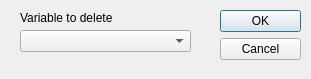
<?xml version="1.0" encoding="UTF-8"?>
<ui version="4.0">
 <class>DeleteVariable</class>
 <widget class="QDialog" name="DeleteVariable">
  <property name="geometry">
   <rect>
    <x>0</x>
    <y>0</y>
    <width>311</width>
    <height>79</height>
   </rect>
  </property>
  <property name="windowTitle">
   <string>Delete Variable</string>
  </property>
  <widget class="QDialogButtonBox" name="buttonBox">
   <property name="geometry">
    <rect>
     <x>220</x>
     <y>10</y>
     <width>81</width>
     <height>301</height>
    </rect>
   </property>
   <property name="orientation">
    <enum>Qt::Vertical</enum>
   </property>
   <property name="standardButtons">
    <set>QDialogButtonBox::Cancel|QDialogButtonBox::Ok</set>
   </property>
  </widget>
  <widget class="QLabel" name="label">
   <property name="geometry">
    <rect>
     <x>20</x>
     <y>10</y>
     <width>151</width>
     <height>16</height>
    </rect>
   </property>
   <property name="text">
    <string>Variable to delete</string>
   </property>
  </widget>
  <widget class="QComboBox" name="comboBoxVariables">
   <property name="geometry">
    <rect>
     <x>20</x>
     <y>30</y>
     <width>171</width>
     <height>22</height>
    </rect>
   </property>
  </widget>
 </widget>
 <resources/>
 <connections>
  <connection>
   <sender>buttonBox</sender>
   <signal>accepted()</signal>
   <receiver>DeleteVariable</receiver>
   <slot>accept()</slot>
   <hints>
    <hint type="sourcelabel">
     <x>248</x>
     <y>254</y>
    </hint>
    <hint type="destinationlabel">
     <x>157</x>
     <y>274</y>
    </hint>
   </hints>
  </connection>
  <connection>
   <sender>buttonBox</sender>
   <signal>rejected()</signal>
   <receiver>DeleteVariable</receiver>
   <slot>reject()</slot>
   <hints>
    <hint type="sourcelabel">
     <x>316</x>
     <y>260</y>
    </hint>
    <hint type="destinationlabel">
     <x>286</x>
     <y>274</y>
    </hint>
   </hints>
  </connection>
 </connections>
</ui>
